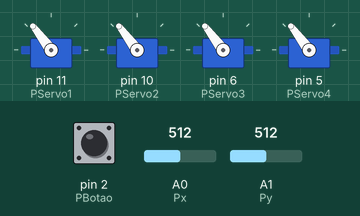
A sketch run on a simulated Arduino Uno, built with avr-gcc and run on an emulated ATmega328P. Shown: 4 × servo. The test bench sets the inputs (shaded band); at power-on: pin 2 (PBotao) HIGH, A0 (Px) = 512, A1 (Py) = 512.

Above: at 1.2 s.
1.3 s: pin 2 (PBotao) pulled LOW for 0.25 s
4.3 s: A0 (Px) set to 716
7.3 s: A1 (Py) set to 716
At 8.0 s:
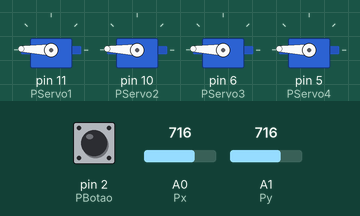
9.0 s: A0 (Px) set to 900
At 10.3 s:
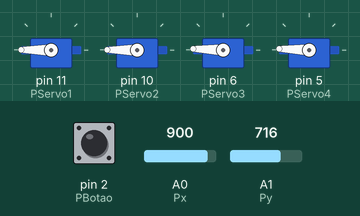
10.6 s: A1 (Py) set to 900
At 11.9 s:
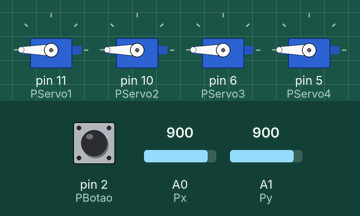
12.2 s: A0 (Px) set to 511
At 13.4 s:
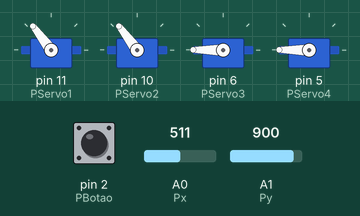
Timing chart, 0 to 14.8 s (numbered marks = the images above; inputs shaded):
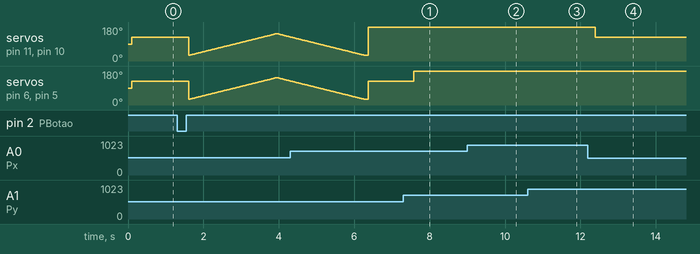

The sketch:

Controle_Servos_Joystick.ino
```cpp
#include<Servo.h>

int PServo1=11, PServo2=10, PServo3=6, PServo4=5;
int valx=0,valy=0, EstadoB = 0;
int Px=A0,Py=A1,PBotao=2;
Servo Servo1;
Servo Servo2;
Servo Servo3;
Servo Servo4;

void setup() {

Serial.begin(9600);
Servo1.attach(PServo1);   //atribuindo cada porta ao seu respectivo servo
Servo2.attach(PServo2);
Servo3.attach(PServo3);
Servo4.attach(PServo4);
}

void loop() {
EstadoB=digitalRead(PBotao);  //lê se o botão está pressionado
valx = analogRead(Px);
valy = analogRead(Py);
delay(100);

valx=map(valx,0,1023,0,255);
valy=map(valy,0,1023,0,255);

Servo1.write(valx);
Servo2.write(valx);
Servo3.write(valy);
Servo4.write(valy);
delay(100);

 if(EstadoB==LOW){
  Servo1.write(30);
  Servo2.write(30);
  Servo3.write(30);
  Servo4.write(30);
  for(int k=30;k<145;k++){
    Servo1.write(k);
    Servo2.write(k);
    Servo3.write(k);
    Servo4.write(k);
    delay(20);
  }
  for(int k=145;k>30;k--){
    Servo1.write(k);
    Servo2.write(k);
    Servo3.write(k);
    Servo4.write(k);
    delay(20);
  }
 }

}
```

Measured:
- after the input at 7.3 s, servo on pin 6 (PServo3), servo on pin 5 (PServo4): 127° → 178° after 0.27 s
- after the input at 9.0 s, servo on pin 11 (PServo1), servo on pin 10 (PServo2): 178° → 180° after 0.18 s
- after the input at 10.6 s, servo on pin 6 (PServo3), servo on pin 5 (PServo4): 178° → 180° after 0.18 s
- after the input at 12.2 s, servo on pin 11 (PServo1), servo on pin 10 (PServo2): 180° → 127° after 0.19 s
